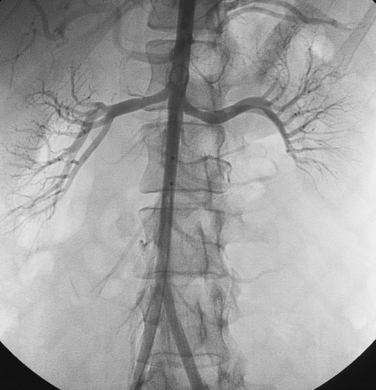
#> input picture 1- Image-Processing/Week6/images/aortic.jpg, 376 x 390 px
$ python main.py
#> lines starting #> are read from the running program, lines starting #| are printed output that depends on the picture; after the words box and inside, x2 and y2 are one past the last pixel; in counts of white or black regions, pixels touching at a corner belong together
#> further down, img is the input picture: shape (390, 376); min 12, max 240, mean 160.6
import cv2
import matplotlib.pyplot as plt
import numpy as np


def binary_slicing(img,A,B,alt,ust):
#> called with A = 150, B = 250, alt = 100, ust = 255
    img_out = np.full_like(img,alt)
    pk = np.logical_and(img >= A ,img<= B)
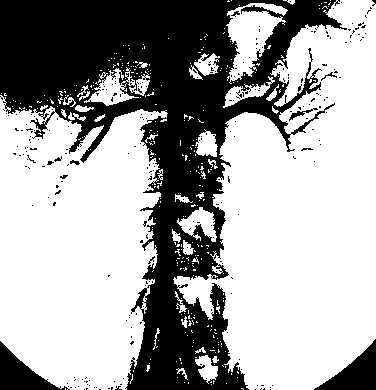
#> pk: shape (390, 376) bool; 64.7% white; 268 black regions (258 under 20 px), largest, box (x1, y1, x2, y2) and area: (0, 0, 347, 390) 47933, (314, 339, 376, 390) 1443, (0, 341, 70, 390) 1392
    img_out[pk] = ust
    return img_out

def linear_slicing(img,A,B,ust):
#> called with A = 150, B = 250, ust = 255
    img_out = img.copy()
    pk = np.logical_and(img >= A , img <= B)
    img_out[pk] = ust
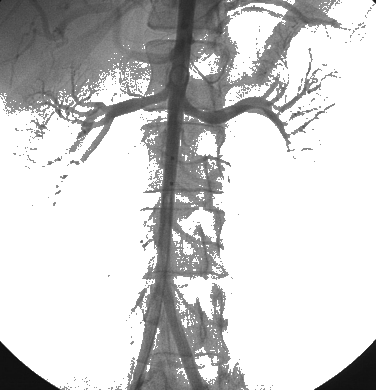
#> img_out: shape (390, 376); min 12, max 255, mean 204.1
    return img_out

def linear_slicing_reverse(img,A,B,ust):
#> called with A = 150, B = 250, ust = 255
     img_out = img.copy()
     pk_kucuk = np.logical_and(img >= 0 , img <= A )
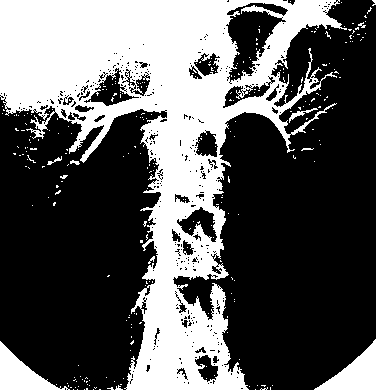
#> pk_kucuk: shape (390, 376) bool; 35.9% white; 279 white regions (268 under 20 px), largest, box (x1, y1, x2, y2) and area: (0, 0, 347, 390) 48888, (314, 339, 376, 390) 1443, (0, 341, 70, 390) 1393
     pk_buyuk = np.logical_and(img >= B , img <= 255 )
#> pk_buyuk: shape (390, 376) bool; every value is 0
     pk = np.logical_or(pk_kucuk,pk_buyuk)
     img_out[pk] = ust
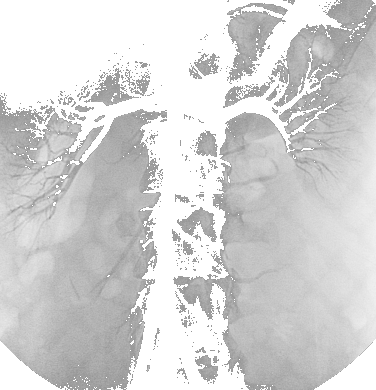
#> img_out: shape (390, 376); min 151, max 255, mean 212.1
     return img_out


img_path = "./images/aortic.jpg"
img = cv2.imread(img_path,0) # siyah beyaz yapma

A = 150
B = 250
ust = 255
alt = 100

bs_img = binary_slicing(img,A,B,alt,ust)
ls_img = linear_slicing(img,A,B,ust)
lsr_img = linear_slicing_reverse(img,A,B,ust)

hstacked1 = np.hstack((img,bs_img))
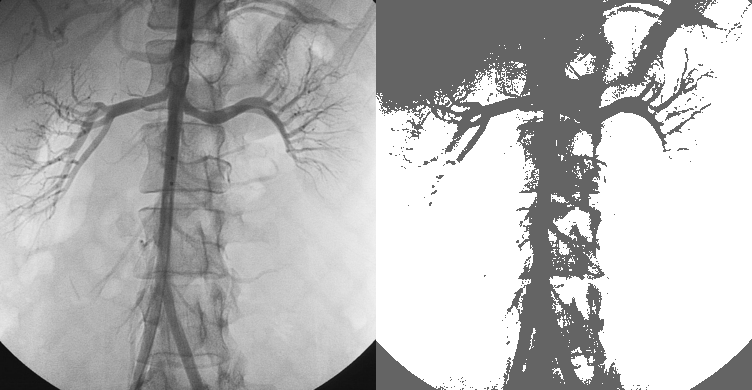
#> hstacked1: shape (390, 752); min 12, max 255, mean 180.5
hstacked2 = np.hstack((ls_img,lsr_img))
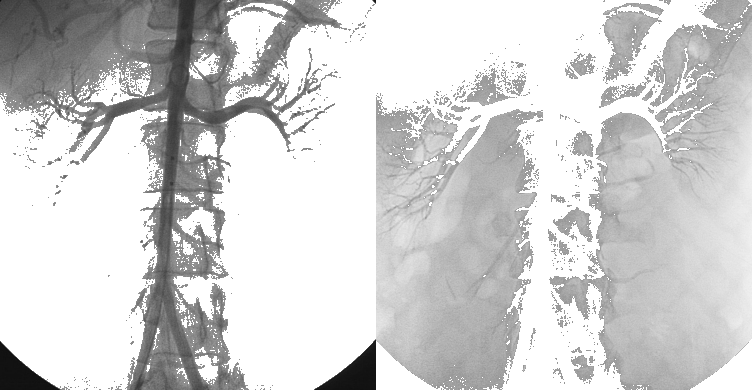
#> hstacked2: shape (390, 752); min 12, max 255, mean 208.1


vstacked = np.vstack((hstacked1,hstacked2))
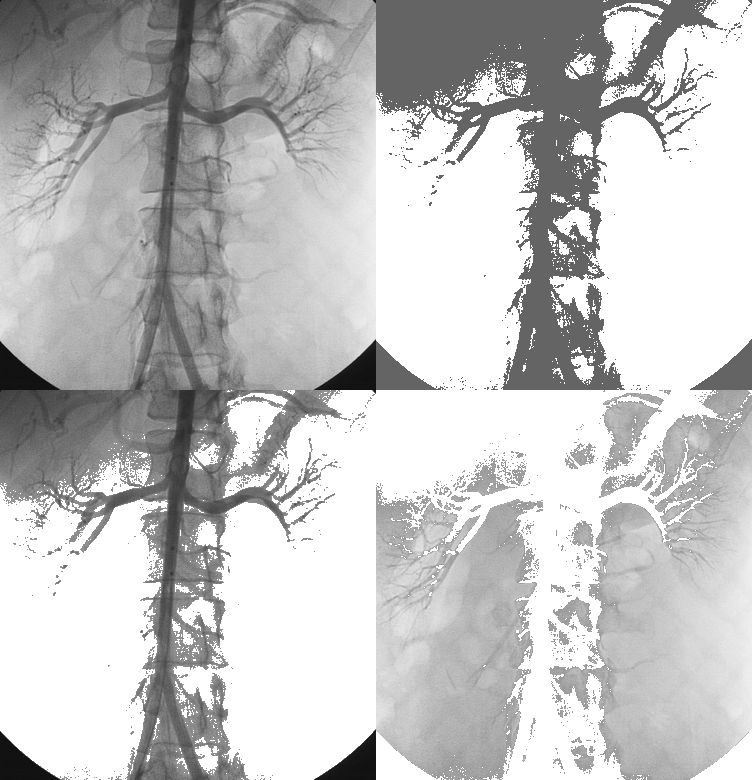
#> vstacked: shape (780, 752); min 12, max 255, mean 194.3

plt.imshow(vstacked,cmap="gray")
plt.show()


# [21 lines of commented-out code are left out]
